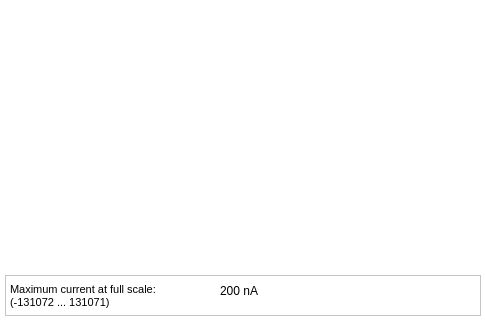
<?xml version="1.0" encoding="UTF-8"?>
<ui version="4.0">
 <class>ADC</class>
 <widget class="QMainWindow" name="ADC">
  <property name="geometry">
   <rect>
    <x>0</x>
    <y>0</y>
    <width>485</width>
    <height>325</height>
   </rect>
  </property>
  <property name="sizePolicy">
   <sizepolicy hsizetype="Minimum" vsizetype="Minimum">
    <horstretch>0</horstretch>
    <verstretch>0</verstretch>
   </sizepolicy>
  </property>
  <property name="windowTitle">
   <string>Fast data</string>
  </property>
  <property name="styleSheet">
   <string notr="true">background-color: rgb(255, 255, 255);</string>
  </property>
  <property name="Title" stdset="0">
   <string>Fast data on $(DEVICE), channel $(CH)</string>
  </property>
  <widget class="QWidget" name="centralwidget">
   <widget class="caCartesianPlot" name="adc">
    <property name="geometry">
     <rect>
      <x>0</x>
      <y>0</y>
      <width>480</width>
      <height>270</height>
     </rect>
    </property>
    <property name="sizePolicy">
     <sizepolicy hsizetype="MinimumExpanding" vsizetype="MinimumExpanding">
      <horstretch>0</horstretch>
      <verstretch>0</verstretch>
     </sizepolicy>
    </property>
    <property name="font">
     <font>
      <family>Sans</family>
      <pointsize>8</pointsize>
     </font>
    </property>
    <property name="Title" stdset="0">
     <string notr="true">Channel $(CH)</string>
    </property>
    <property name="TitleX">
     <string notr="true">Window length: 1 s</string>
    </property>
    <property name="TitleY">
     <string notr="true">amplitude</string>
    </property>
    <property name="channels_1" stdset="0">
     <string notr="true">;$(DEVICE):signals:$(SIG).$(CH)</string>
    </property>
    <property name="Style_1">
     <enum>caCartesianPlot::Lines</enum>
    </property>
    <property name="symbol_1">
     <enum>caCartesianPlot::Star1</enum>
    </property>
    <property name="color_1">
     <color>
      <red>255</red>
      <green>0</green>
      <blue>0</blue>
     </color>
    </property>
    <property name="channels_2" stdset="0">
     <string notr="true"/>
    </property>
    <property name="symbol_2">
     <enum>caCartesianPlot::Star2</enum>
    </property>
    <property name="color_2">
     <color>
      <red>3</red>
      <green>0</green>
      <blue>255</blue>
     </color>
    </property>
    <property name="channels_3" stdset="0">
     <string notr="true"/>
    </property>
    <property name="symbol_3">
     <enum>caCartesianPlot::Star1</enum>
    </property>
    <property name="color_3">
     <color>
      <red>31</red>
      <green>173</green>
      <blue>30</blue>
     </color>
    </property>
    <property name="channels_4" stdset="0">
     <string notr="true"/>
    </property>
    <property name="symbol_4">
     <enum>caCartesianPlot::Star2</enum>
    </property>
    <property name="color_4">
     <color>
      <red>122</red>
      <green>12</green>
      <blue>114</blue>
     </color>
    </property>
    <property name="plotMode">
     <enum>caCartesianPlot::PlotNPointsAndStop</enum>
    </property>
    <property name="countNumOrChannel" stdset="0">
     <string notr="true"/>
    </property>
    <property name="triggerChannel" stdset="0">
     <string notr="true"/>
    </property>
    <property name="foreground">
     <color alpha="0">
      <red>255</red>
      <green>255</green>
      <blue>255</blue>
     </color>
    </property>
    <property name="gridColor">
     <color>
      <red>0</red>
      <green>0</green>
      <blue>0</blue>
     </color>
    </property>
    <property name="XaxisScaling" stdset="0">
     <enum>caCartesianPlot::User</enum>
    </property>
    <property name="XaxisLimits">
     <string>0;1000</string>
    </property>
    <property name="YaxisLimits">
     <string>-1000000;-900000</string>
    </property>
   </widget>
   <widget class="QFrame" name="frame">
    <property name="geometry">
     <rect>
      <x>5</x>
      <y>275</y>
      <width>476</width>
      <height>41</height>
     </rect>
    </property>
    <property name="frameShape">
     <enum>QFrame::StyledPanel</enum>
    </property>
    <property name="frameShadow">
     <enum>QFrame::Raised</enum>
    </property>
    <widget class="caLabel" name="calabel_3">
     <property name="geometry">
      <rect>
       <x>215</x>
       <y>5</y>
       <width>56</width>
       <height>21</height>
      </rect>
     </property>
     <property name="text">
      <string>2 mA</string>
     </property>
     <property name="fontScaleMode">
      <enum>ESimpleLabel::WidthAndHeight</enum>
     </property>
     <property name="foreground">
      <color>
       <red>255</red>
       <green>0</green>
       <blue>0</blue>
      </color>
     </property>
     <property name="background">
      <color>
       <red>255</red>
       <green>255</green>
       <blue>127</blue>
      </color>
     </property>
     <property name="colorMode">
      <enum>caLabel::Static</enum>
     </property>
     <property name="visibility">
      <enum>caLabel::Calc</enum>
     </property>
     <property name="visibilityCalc">
      <string notr="true">A=6</string>
     </property>
     <property name="channel" stdset="0">
      <string notr="true">$(DEVICE):current_range</string>
     </property>
    </widget>
    <widget class="caLabel" name="calabel_4">
     <property name="geometry">
      <rect>
       <x>215</x>
       <y>5</y>
       <width>56</width>
       <height>21</height>
      </rect>
     </property>
     <property name="text">
      <string>200 uA</string>
     </property>
     <property name="fontScaleMode">
      <enum>ESimpleLabel::WidthAndHeight</enum>
     </property>
     <property name="foreground">
      <color>
       <red>255</red>
       <green>0</green>
       <blue>0</blue>
      </color>
     </property>
     <property name="background">
      <color>
       <red>255</red>
       <green>255</green>
       <blue>127</blue>
      </color>
     </property>
     <property name="colorMode">
      <enum>caLabel::Static</enum>
     </property>
     <property name="visibility">
      <enum>caLabel::Calc</enum>
     </property>
     <property name="visibilityCalc">
      <string notr="true">A=5</string>
     </property>
     <property name="channel" stdset="0">
      <string notr="true">$(DEVICE):current_range</string>
     </property>
    </widget>
    <widget class="caLabel" name="calabel_6">
     <property name="geometry">
      <rect>
       <x>215</x>
       <y>5</y>
       <width>56</width>
       <height>21</height>
      </rect>
     </property>
     <property name="text">
      <string>2 uA</string>
     </property>
     <property name="fontScaleMode">
      <enum>ESimpleLabel::WidthAndHeight</enum>
     </property>
     <property name="foreground">
      <color>
       <red>255</red>
       <green>0</green>
       <blue>0</blue>
      </color>
     </property>
     <property name="background">
      <color>
       <red>255</red>
       <green>255</green>
       <blue>127</blue>
      </color>
     </property>
     <property name="colorMode">
      <enum>caLabel::Static</enum>
     </property>
     <property name="visibility">
      <enum>caLabel::Calc</enum>
     </property>
     <property name="visibilityCalc">
      <string notr="true">A=3</string>
     </property>
     <property name="channel" stdset="0">
      <string notr="true">$(DEVICE):current_range</string>
     </property>
    </widget>
    <widget class="caLabel" name="calabel_5">
     <property name="geometry">
      <rect>
       <x>215</x>
       <y>5</y>
       <width>56</width>
       <height>21</height>
      </rect>
     </property>
     <property name="text">
      <string>20 uA</string>
     </property>
     <property name="fontScaleMode">
      <enum>ESimpleLabel::WidthAndHeight</enum>
     </property>
     <property name="foreground">
      <color>
       <red>255</red>
       <green>0</green>
       <blue>0</blue>
      </color>
     </property>
     <property name="background">
      <color>
       <red>255</red>
       <green>255</green>
       <blue>127</blue>
      </color>
     </property>
     <property name="colorMode">
      <enum>caLabel::Static</enum>
     </property>
     <property name="visibility">
      <enum>caLabel::Calc</enum>
     </property>
     <property name="visibilityCalc">
      <string notr="true">A=4</string>
     </property>
     <property name="channel" stdset="0">
      <string notr="true">$(DEVICE):current_range</string>
     </property>
    </widget>
    <widget class="caLabel" name="calabel_8">
     <property name="geometry">
      <rect>
       <x>215</x>
       <y>5</y>
       <width>56</width>
       <height>21</height>
      </rect>
     </property>
     <property name="text">
      <string>60 nA</string>
     </property>
     <property name="fontScaleMode">
      <enum>ESimpleLabel::WidthAndHeight</enum>
     </property>
     <property name="foreground">
      <color>
       <red>255</red>
       <green>0</green>
       <blue>0</blue>
      </color>
     </property>
     <property name="background">
      <color>
       <red>255</red>
       <green>255</green>
       <blue>127</blue>
      </color>
     </property>
     <property name="colorMode">
      <enum>caLabel::Static</enum>
     </property>
     <property name="visibility">
      <enum>caLabel::Calc</enum>
     </property>
     <property name="visibilityCalc">
      <string notr="true">A=1</string>
     </property>
     <property name="channel" stdset="0">
      <string notr="true">$(DEVICE):current_range</string>
     </property>
    </widget>
    <widget class="caLabel" name="calabel_7">
     <property name="geometry">
      <rect>
       <x>215</x>
       <y>5</y>
       <width>56</width>
       <height>21</height>
      </rect>
     </property>
     <property name="text">
      <string>200 nA</string>
     </property>
     <property name="fontScaleMode">
      <enum>ESimpleLabel::WidthAndHeight</enum>
     </property>
     <property name="foreground">
      <color>
       <red>255</red>
       <green>0</green>
       <blue>0</blue>
      </color>
     </property>
     <property name="background">
      <color>
       <red>255</red>
       <green>255</green>
       <blue>127</blue>
      </color>
     </property>
     <property name="colorMode">
      <enum>caLabel::Static</enum>
     </property>
     <property name="visibility">
      <enum>caLabel::Calc</enum>
     </property>
     <property name="visibilityCalc">
      <string notr="true">A=2</string>
     </property>
     <property name="channel" stdset="0">
      <string notr="true">$(DEVICE):current_range</string>
     </property>
    </widget>
    <widget class="QLabel" name="label_42">
     <property name="geometry">
      <rect>
       <x>5</x>
       <y>5</y>
       <width>201</width>
       <height>31</height>
      </rect>
     </property>
     <property name="font">
      <font>
       <pointsize>8</pointsize>
      </font>
     </property>
     <property name="text">
      <string>Maximum current at full scale:
(-131072 ... 131071)</string>
     </property>
    </widget>
   </widget>
  </widget>
 </widget>
 <customwidgets>
  <customwidget>
   <class>QwtPlot</class>
   <extends>QFrame</extends>
   <header>qwt_plot.h</header>
  </customwidget>
  <customwidget>
   <class>caLabel</class>
   <extends>QLabel</extends>
   <header>caLabel</header>
  </customwidget>
  <customwidget>
   <class>caCartesianPlot</class>
   <extends>QwtPlot</extends>
   <header>caCartesianPlot</header>
  </customwidget>
 </customwidgets>
 <resources/>
 <connections/>
</ui>
